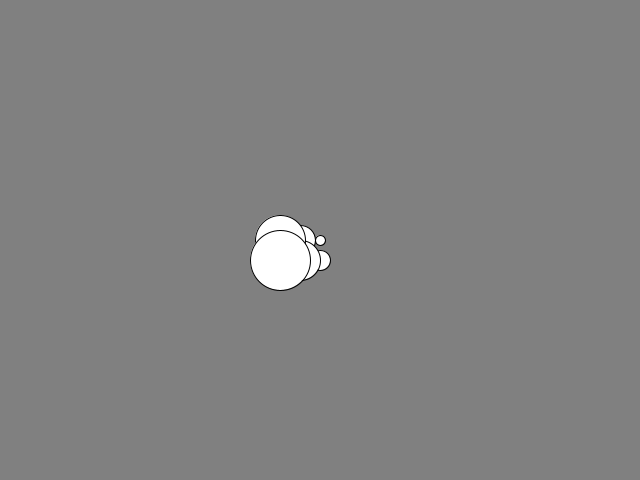
Frame 1 (no input)
Frame 60 (the mouse pressed at the canvas centre just before this capture): identical to frame 1, image omitted
Frame 120 (the mouse held since frame 60 and released just before this capture): identical to frame 1, image omitted

The Processing sketch that drew this single still picture (run headless with seeded random() and noise(); from frame 60 on, the mouse is pressed at the canvas centre):

// Processing sketch: array
// ── array.pde
int[][] numbers = {{1, 2}, {3, 4}, {5, 6}};

void setup() {
  size(640, 480);
  //numbers[1][1] = 10;
}

void draw() {
  println(numbers[1][1]);
  background(128, 128, 128);
  
  for (int i = 0; i < 3; i++) {
    for (int j = 0; j < 2; j++) {
      ellipse(width/2 - (i * 20), height/2 + (j * 20), numbers[i][j] * 10, numbers[i][j] * 10);
    }
  }
}
